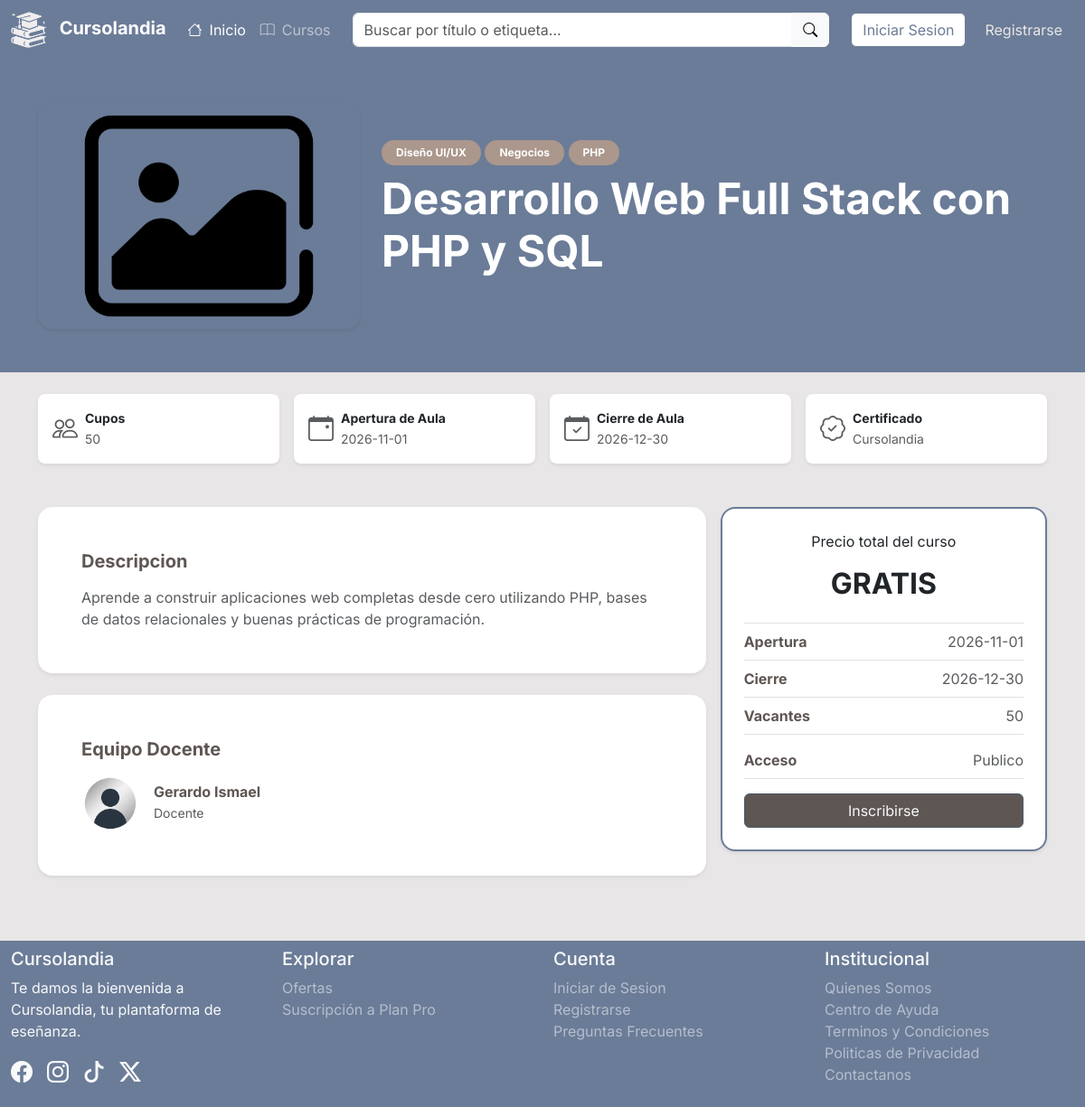
Screenshot of /Interfaz/Cursos/detalles_c.php?id_c=1 with the database file from the repository.
### tables this page shows
CREATE TABLE Cursos (
    C_ID INT AUTO_INCREMENT NOT NULL,
    U_ID_Crea INT NOT NULL,
    C_Titulo VARCHAR (150) NOT NULL,
    C_Descripcion TEXT NOT NULL,
    C_Costo DECIMAL(10, 2) DEFAULT NULL,
    C_Cupos INT DEFAULT NULL,
    C_FDInicio DATE NOT NULL,
    C_FDFin DATE NOT NULL,
    C_Img VARCHAR(255) DEFAULT 'imgcurso_pordefecto.png',
    C_Acceso ENUM('Publico','Privado') NOT NULL DEFAULT 'Publico',
    PRIMARY KEY (C_ID),
    CONSTRAINT FK_U_ID_Crea FOREIGN KEY (U_ID_Crea) REFERENCES Usuarios(U_ID) ON DELETE CASCADE,
    CONSTRAINT chk_C_Costo CHECK (C_Costo IS NULL OR C_Costo >= 0),
    CONSTRAINT chk_C_Cupos CHECK (C_Cupos IS NULL OR C_Cupos >= 0),
    CONSTRAINT chk_C_Fechas CHECK (C_FDInicio <= C_FDFin)
);

CREATE TABLE Usuarios (
    U_ID INT AUTO_INCREMENT NOT NULL,
    U_DNI VARCHAR(8) NOT NULL,
    U_Nom VARCHAR(40) NOT NULL,
    U_Ape VARCHAR(40) NOT NULL,
    U_FDN DATE NOT NULL,
    U_Ant TEXT DEFAULT NULL,
    U_Email VARCHAR(255) NOT NULL,
    U_Contrasena VARCHAR(255) NOT NULL,
    U_Plan ENUM('Gratuito','Pro') NOT NULL DEFAULT 'Gratuito',
    U_Rol ENUM('usuario','admin') NOT NULL DEFAULT 'usuario',
    U_FotoDePerfil VARCHAR(255) NOT NULL DEFAULT 'avatar_pordefecto.avif',
    PRIMARY KEY (U_ID),
    UNIQUE (U_DNI),
    UNIQUE (U_Email),
    CONSTRAINT chk_U_Email CHECK (U_Email LIKE '%_@__%.__%')
);

### Persistencia/Consultas/CursoBD.php (called while the page is built, shortened)
<?php
    class CursoBD {
        public function datos_curso ($id_c) {
            $qry = "
                SELECT Cursos.*, U_Nom, U_Ape, U_FotoDePerfil,
                GROUP_CONCAT(E_Nombre SEPARATOR ', ') AS Etiquetas
                FROM Cursos INNER JOIN Usuarios ON U_ID_Crea = U_ID
                LEFT JOIN Tiene ON C_ID_Tiene = C_ID
                LEFT JOIN Etiquetas ON E_ID_Tiene = E_ID
                WHERE C_ID = '$id_c'
                GROUP BY Cursos.C_ID
            ";
            include RUTA_BASE . "/Persistencia/conexion.php";
            $result = mysqli_query($conexion,$qry);
            $fila = mysqli_fetch_array($result);
            return $fila;
        }
    }
?>

### Interfaz/Cursos/detalles_c.php (the view, shortened to what this page needs)
<?php
    include RUTA_BASE . '/Interfaz/Incluidos/cabecera.php';
    require_once RUTA_BASE . "/Persistencia/Consultas/InscripcionBD.php";
    require_once RUTA_BASE . "/Persistencia/Consultas/CursoBD.php";
    extract($_POST);
    $ins = null;
    $cbdd = new CursoBD();
    $datos_c = $cbdd -> datos_curso($_SESSION["id_c"]);
    $etiquetas_c = !empty($datos_c["Etiquetas"]) ? explode(", ",$datos_c["Etiquetas"]) : array();
?>
<main>
    <section class="mi-bg-grisazulado text-white py-5 mb-4">
        <div class="container">
            <div class="row align-items-center g-4">
                <div class="col-12 col-md-5 col-lg-4 text-center text-md-start">
                    <?php if ($datos_c["C_Img"] == "imgcurso_pordefecto.png") {
                            $img_r = URL_BASE . "/Interfaz/Activos/imgcurso_pordefecto.png";
                        } else {
                            $img_r = URL_BASE . "/Subidos/Img/Cursos/" . $datos_c["C_Img"];
                        }
                    ?>
                    <img src="<?php echo $img_r; ?>" alt="" class="img-fluid rounded-4 shadow-sm" style="max-height: 250px; width: 100%; object-fit: cover;">
                </div>
                <div class="col-12 col-md-7 col-lg-8 text-center text-md-start">
                    <?php if (!empty($etiquetas_c)): ?>
                        <?php foreach($etiquetas_c as $e): ?>
                            <span class="badge rounded-pill mi-bg-bronce px-3 py-2 mb-2"><?php echo $e; ?></span>
                        <?php endforeach; ?>
                    <?php endif; ?>
                    <h1 class="fw-bold mb-3 display-5 text-white"><?php echo $datos_c["C_Titulo"]; ?></h1>
                </div>
            </div>
        </div>
    </section>
    <section>
        <div class="container mb-5">
            <div class="row g-3">
                <div class="col-6 col-md-3">
                    <div class="card border-0 shadow-sm p-3 h-100 rounded-3 text-center text-md-start">
                        <div class="d-flex flex-column flex-md-row align-items-center">
                            <i class="bi bi-people fs-3 text-muted mb-2 me-md-2 mb-md-0"></i>
                            <div>
                                <p class="fw-bold small mb-0">Cupos</p>
                                <?php if ($datos_c["C_Cupos"] == 0 || $datos_c["C_Cupos"] == null): ?>
                                    <span class="text-muted small">Ilimitados</span>
                                <?php else: ?>
                                    <span class="text-muted small"><?php echo $datos_c["C_Cupos"]; ?></span>
                                <?php endif; ?>
                            </div>
                        </div>
                    </div>
                </div>
                <div class="col-6 col-md-3">
                    <div class="card border-0 shadow-sm p-3 h-100 rounded-3 text-center text-md-start">
                        <div class="d-flex flex-column flex-md-row align-items-center">
                            <i class="bi bi-calendar-event fs-3 text-muted mb-2 me-md-2 mb-md-0"></i>
                            <div>
                                <p class="fw-bold small mb-0">Apertura de Aula</p>
                                <span class="text-muted small"><?php echo $datos_c["C_FDInicio"]; ?></span>
                            </div>
                        </div>
                    </div>
                </div>
                <div class="col-6 col-md-3">
                    <div class="card border-0 shadow-sm p-3 h-100 rounded-3 text-center text-md-start">
                        <div class="d-flex flex-column flex-md-row align-items-center">
                            <i class="bi bi-calendar-check fs-3 text-muted mb-2 me-md-2 mb-md-0"></i>
                            <div>
                                <p class="fw-bold small mb-0">Cierre de Aula</p>
                                <span class="text-muted small"><?php echo $datos_c["C_FDFin"]; ?></span>
                            </div>
                        </div>
                    </div>
                </div>
                <div class="col-6 col-md-3">
                    <div class="card border-0 shadow-sm p-3 h-100 rounded-3 text-center text-md-start">
                        <div class="d-flex flex-column flex-md-row align-items-center">
                            <i class="bi bi-patch-check fs-3 text-muted mb-2 me-md-2 mb-md-0"></i>
                            <div>
                                <p class="fw-bold small mb-0">Certificado</p>
                                <span class="text-muted small">Cursolandia</span>
                            </div>
                        </div>
                    </div>
                </div>
            </div>
        </div>
    </section>
    <section>
        <div class="container mb-5">
            <div class="row g-3">
                <div class="col-12 col-lg-4 order-lg-2">
                    <div class="bg-white shadow-sm p-4 mb-2 rounded-4 text-center border border-2 mi-border-grisazulado sticky-lg-top">
                        <p>Precio total del curso</p>
                        <?php if ($datos_c["C_Costo"] > 0): ?>
                            <h2 class="mb-4 mt-2 fw-bold"><?php echo "$" . $datos_c["C_Costo"]; ?></h2>
                        <?php else: ?>
                            <h2 class="mb-4 mt-2 fw-bold">GRATIS</h2>
                        <?php endif; ?>
                        <div class="text-start">
                            <p class="border-bottom border-top my-2 py-2 d-flex justify-content-between">
                                <span class="fw-bold mi-color-text">Apertura</span>
                                <span class="text-muted"><?php echo $datos_c["C_FDInicio"]; ?></span>
                            </p>
                            <p class="border-bottom pb-2 mb-2 d-flex justify-content-between">
                                <span class="fw-bold mi-color-text">Cierre</span>
                                <span class="text-muted"><?php echo $datos_c["C_FDFin"]; ?></span>
                            </p>
                            <p class="border-bottom pb-2 d-flex justify-content-between">
                                <span class="fw-bold mi-color-text">Vacantes</span>
                                <?php if ($datos_c["C_Cupos"] == 0 || $datos_c["C_Cupos"] == null): ?>
                                    <span class="text-muted">Lugares Ilimitados</span>
                                <?php else: ?>
                                    <span class="text-muted"><?php echo $datos_c["C_Cupos"]; ?></span>
                                <?php endif; ?>
                            </p>
                            <p class="border-bottom pb-2 d-flex justify-content-between">
                                <span class="fw-bold mi-color-text">Acceso</span>
                                <span class="text-muted"><?php echo $datos_c["C_Acceso"]; ?></span>
                            </p>
                        </div>
                        <form action="" method="POST" name="finscribirse">
                            <?php if (!isset($_SESSION["id_usuario"])): ?>
                                <button type="submit" name="inscribirsevisitante" value="1" class="btn w-100 mis-bgs-btns mt-auto text-light">Inscribirse</button>
                            <?php elseif (!empty($ins) && $ins["Estado_Tomo"] == 'confirmada' || $datos_c["U_ID_Crea"] == $_SESSION["id_usuario"]): ?>
                                <button type="submit" name="aula" value="1" class="btn w-100 mis-bgs-btns mt-auto text-light">Ir al Aula</button>
                            <?php elseif (!empty($ins) && $ins["Estado_Tomo"] == 'pendiente'): ?>
                                <button type="submit" name="pendiente" value="1" class="btn w-100 mis-bgs-btns mt-auto text-light">Pendiente</button>
                            <?php elseif (!empty($ins) && $ins["Estado_Tomo"] == 'rechazada'): ?>
                                <button type="button" class="btn w-100 btn-secondary mt-auto" disabled>Inscripción Rechazada</button>
                            <?php else: ?>
                                <button type="submit" name="inscribirse" value="1" class="btn w-100 mis-bgs-btns mt-auto text-light">Inscribirse</button>
                            <?php endif; ?>
                        </form>
                    </div>
                </div>
                <div class="col-12 col-lg-8 order-lg-1">
                    <div class="border-0 bg-white shadow-sm rounded-4 p-4 p-md-5 mb-4">
                        <h5 class="fw-bold mi-color-text mb-3">Descripcion</h5>
                        <p class="text-muted mb-0">
                            <?php echo $datos_c["C_Descripcion"]; ?>
                        </p>
                    </div>
                    <div class="border-0 bg-white shadow-sm rounded-4 p-4 p-md-5 mb-4">
                        <h5 class="fw-bold mi-color-text mb-3">Equipo Docente</h5>
                        <div class="d-flex align-items-center">
                            <?php if ($datos_c["U_FotoDePerfil"] == "avatar_pordefecto.avif"): ?>
                                <img src="<?php echo URL_BASE . "/Interfaz/Activos/avatar_pordefecto.avif"?>" alt="" class="rounded-circle me-3" style="width: 64px; height: 64px; object-fit: cover">
                            <?php else: ?>
                                <img src="<?php echo URL_BASE . "/Subidos/Img/Usuarios/" . $datos_c["U_FotoDePerfil"]; ?>" alt="" class="rounded-circle me-3" style="width: 64px; height: 64px; object-fit: cover">
                            <?php endif; ?>
                            <div>
                                <h6 class="fw-bold mb-0 mi-color-text"><?php echo $datos_c["U_Nom"] . " " . $datos_c["U_Ape"]; ?></h6>
                                <small class="text-muted">Docente</small>
                            </div>
                        </div>
                    </div>
                </div>
            </div>
        </div>
    </section>
</main>
<?php include RUTA_BASE . '/Interfaz/Incluidos/pie.php'; ?>

### Interfaz/Activos/curstyles.css (style rules this page uses)
body { background-color: #E9E6E7; font-family: 'Inter', sans-serif; }
.mi-bg-grisazulado { background-color: #6B7C98; }
.mi-border-grisazulado { border-color: #6B7C98 !important; }
.mi-bg-bronce { background-color: #AB978C; }
.mis-bgs-btns { background-color: #5E5653; border-color: #4c586b; color: #E9E6E7; }
.mi-color-text { color: #5E5653; }

### rows the page displays
cursos: C_Titulo "Desarrollo Web Full Stack con PHP y SQL", C_Cupos "50", C_FDInicio "2026-11-01", C_FDFin "2026-12-30", C_Acceso "Publico", C_Descripcion "Aprende a construir aplicaciones web completas desde cero utilizando PHP, bases de datos relacionales y buenas prácticas de programación.", U_ID_Crea.U_Nom "Gerardo", U_ID_Crea.U_Ape "Ismael"

### other values shown
$e "Diseño UI/UX"
$e "Negocios"
$e "PHP"
